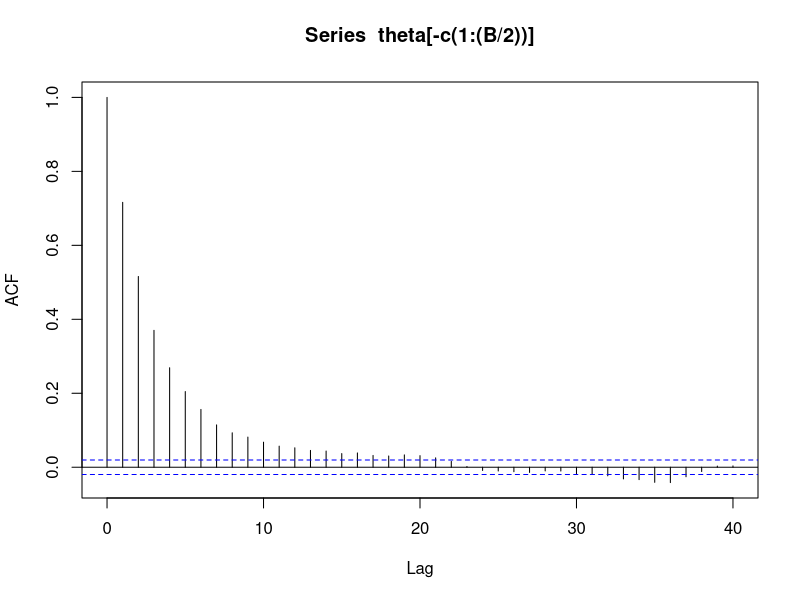
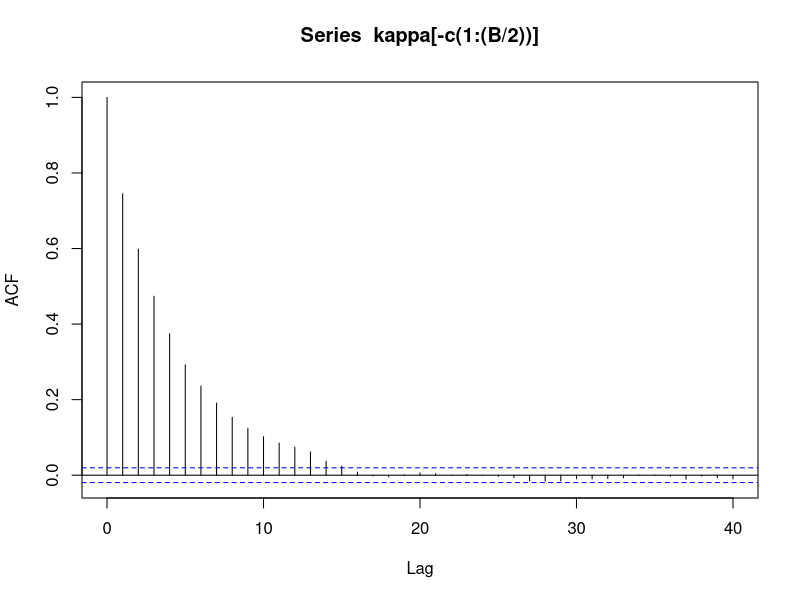
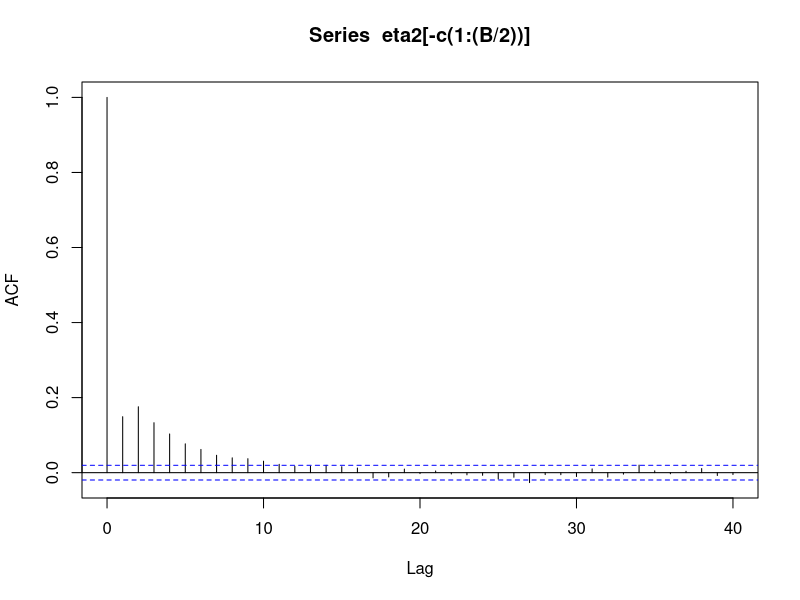
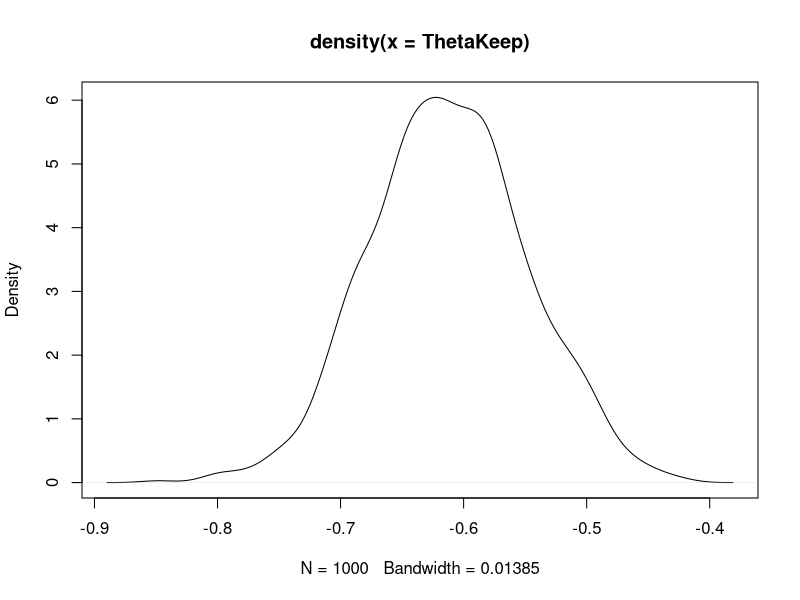
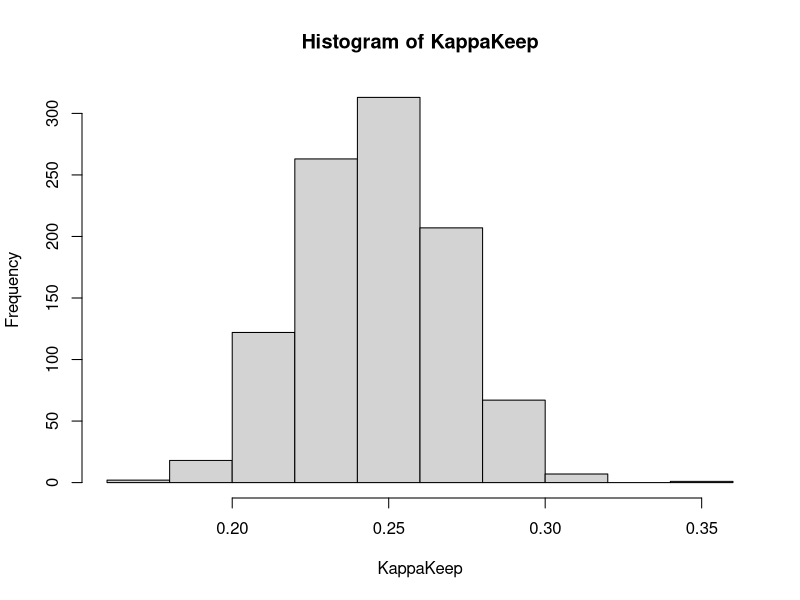
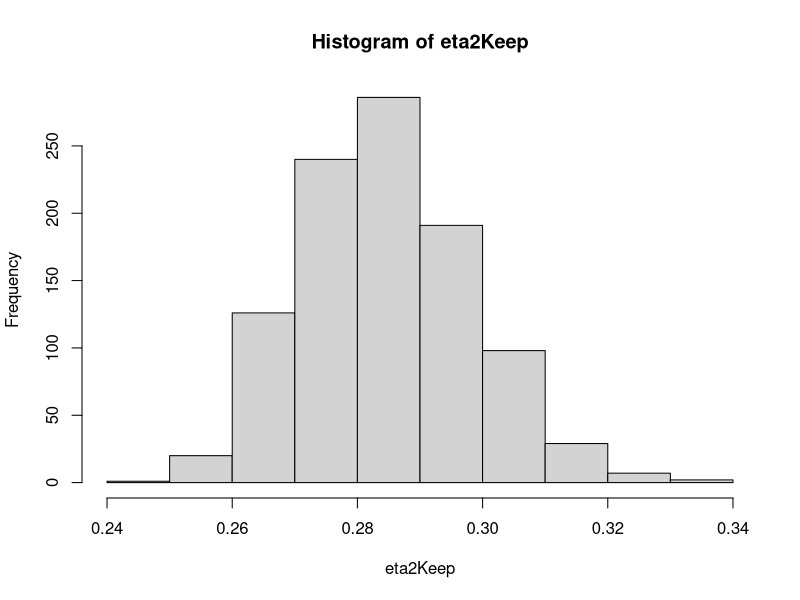
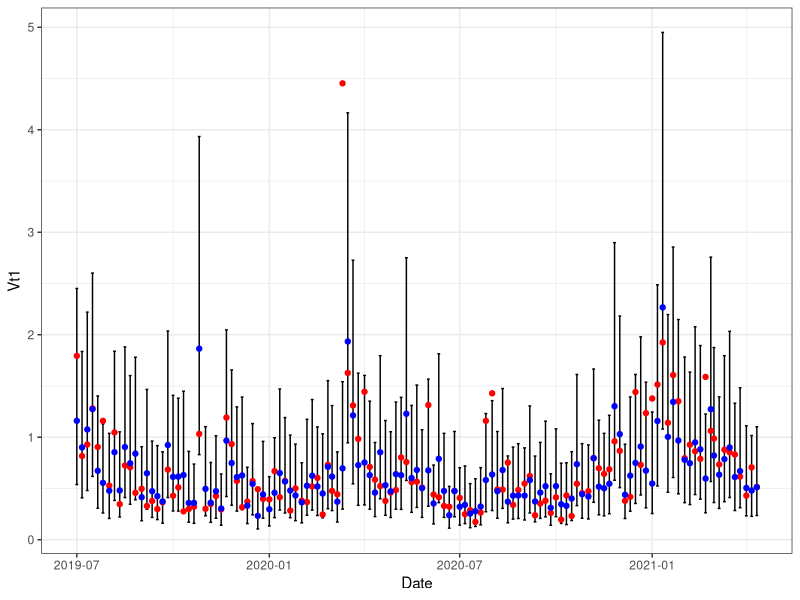

Generate these figures, in order, with R:
## ---- chunk 1
knitr::opts_chunk$set(echo = TRUE, message = FALSE)
library(tidyverse)
## ---- chunk 2
btc_candles <- read_csv("btcOpenCandles.csv") %>%
  mutate(dVt = lead(AnnualizedRV) - AnnualizedRV) %>%
  mutate(logAnnualRV = log(AnnualizedRV),
        dYt = lead(logAnnualRV) - logAnnualRV) %>%
  select(Date,time,  AnnualizedRV, dVt, logAnnualRV, dYt)

train <- btc_candles %>%
  filter(time < as.Date("2019-07-01"))

test <- btc_candles %>%
  filter(time >= as.Date("2019-07-01"))


Xt <- train$logAnnualRV
#dYt <- train$dYt

## Make a function for the kernel in the exponent for easier use later
expKernel <- function(k, eps, theta, X = Xt){
  - k / (eps * ( 1 - exp(-2 * k))) * sum(
    (lead(X) - (X * exp(-k) + theta * (1 - exp(-k))))^2
  , na.rm = T)
}

logLKappa <- function(k, eps, theta, X = Xt){
  n/2  * log(k) - n/2 * log(1 - exp(-2*k)) + expKernel(k, eps, theta, X)
}


burnIn <- 10000
thin <- 10
keep <- 1000
B <- burnIn + keep * thin

theta <- vector("numeric", B)
eta2 <- vector("numeric", B)
kappa <- vector("numeric", B)

theta[1] = mean(Xt)
eta2[1] = sd(Xt)^2
kappa[1] = 0.25

n <- length(Xt)

theta_accept <- 0
kappa_accept <- 0

set.seed(111)
for (b in 2:B) {

  U <- runif(1)
  
  ## Gibbs Sample eta2
  eta2[b] <- MCMCpack::rinvgamma(1, n/2, -expKernel(kappa[b-1], 1, theta[b-1]))
  
  
  ## MH for theta
  theta_star <- rnorm(1, mean(Xt), sd(Xt)/2)
  
  r <- exp(expKernel(kappa[b-1], eta2[b-1], theta_star) - expKernel(kappa[b-1], eta2[b-1], theta[b-1]))
  
  if(U < min(r,1)){
    theta[b] = theta_star
    if(b > burnIn){
      theta_accept <- theta_accept + 1
    }
  }else{
    theta[b] = theta[b-1]
  }
  
  ## MH for eta
  kappa_alpha = 3
  kappa_beta = 9
  kappa_star <- rbeta(1, kappa_alpha, kappa_beta)
  #kappa_star <- runif(1)
  
  r <- exp(logLKappa(kappa_star, eta2[b-1], theta[b-1]) - logLKappa(kappa[b-1], eta2[b-1], theta[b-1])) *
    (dbeta(kappa[b-1], kappa_alpha, kappa_beta) / dbeta(kappa_star, kappa_alpha, kappa_beta))
  if(U < min(r,1)){
    kappa[b] = kappa_star
    if(b > burnIn){
      kappa_accept <- kappa_accept + 1
    }
  }else{
    kappa[b] = kappa[b-1]
  }
  
}


kappa_accept / B
theta_accept / B

mean(theta[-c(1:burnIn)])
mean(Xt)

mean(kappa[-c(1:burnIn)])
mean(eta2[-c(1:burnIn)]) %>% sqrt()
sd(Xt)

acf(theta[-c(1:(B/2))])
acf(kappa[-c(1:(B/2))])
acf(eta2[-c(1:(B/2))])

keepIdx <- seq(burnIn+1, B, by = thin)
ThetaKeep <- theta[keepIdx]
KappaKeep <- kappa[keepIdx]
eta2Keep <- eta2[keepIdx]

plot(density(ThetaKeep))
hist(KappaKeep)
hist(eta2Keep)


calcXt1 <- function(Xt, k, eps2, theta, Date, n = 1000){
  mu <- Xt * exp(-k) + theta * (1 - exp(-k))
  var <- (eps2 * ( 1 - exp(-2*k))) / (2*k)
  Xt1 <- rnorm(n, mu, sqrt(var))
  simXt1 <- expand_grid(Date, Xt1) %>%
    mutate(Vt1 = exp(Xt1))
  return(simXt1)
}

K <- mean(KappaKeep)
Eps2  <- mean(eta2Keep)
Theta <- mean(ThetaKeep)

ParamsDf <- data.frame(k = K,
                       eps2 = Eps2,
                       theta = Theta) %>%
  expand_grid(test%>% select(Date, logAnnualRV)) %>%
  rename(Xt = logAnnualRV)

testSim <- pmap_dfr(ParamsDf, calcXt1)

testSim %>%
  rename(Xt1_pred = Xt1,
         Vt1_pred = Vt1) %>%
  group_by(Date) %>%
  mutate(upper = quantile(Vt1_pred, 0.95),
         lower = quantile(Vt1_pred, 0.05),
         pointEst = median(Vt1_pred)) %>%
  select(Date, upper, lower, pointEst) %>%
  distinct() %>%
  left_join(test %>% select(Date, AnnualizedRV, logAnnualRV)) %>%
  ungroup() %>%
  mutate(Xt1 = lead(logAnnualRV),
         Vt1 = lead(AnnualizedRV)) %>%
  filter(lubridate::day(Date) %in% c(1,6,11,16,21,26)) %>%
  # ggplot(aes(x = AnnualizedRV)) +
  # geom_point(aes(y = pointEst), col = "red") +
  #geom_point(aes(y = dVt), col = "blue")
  ggplot(aes(x = Date)) +
  geom_errorbar(aes(ymin = lower, ymax = upper)) +
  geom_point(aes(y = Vt1), col = "red")  +
  geom_point(aes(y = pointEst), col = "blue") +
  theme_bw() 
